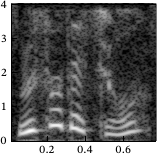

This chart was generated by the following Python code:
from pathlib import PurePath

import matplotlib.pyplot as plt
import numpy as np
from matplotlib.colors import LogNorm
from scipy import signal
from scipy.io import wavfile

plt.style.use("sigproc")

filename = "phone_spectrogram.wav"
samplerate, data = wavfile.read(str(PurePath(__file__).parent / filename))

x = (data.astype(np.double) - 128) / 127
f, t, spec = signal.spectrogram(
    x, fs=samplerate, window="hann", nperseg=256, noverlap=255, nfft=len(x)
)
f = f / 1000

fig, ax = plt.subplots()
ax.pcolormesh(t, f, spec, norm=LogNorm(vmin=1e-10, vmax=np.max(spec)), rasterized=True)
fig.savefig(str(PurePath(__file__).parent / (PurePath(__file__).stem + ".pdf")))
